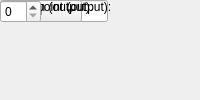
<?xml version="1.0" encoding="UTF-8"?>
<ui version="4.0">
 <class>MainWindow</class>
 <widget class="QMainWindow" name="MainWindow">
  <property name="windowTitle"><string>Address BRAM Vector Accumulator</string></property>
  <widget class="QWidget" name="centralwidget">
   <!-- NOTE: this is a simplified structural mirror of the generated
        <module>_ui.py, not a full round-trip Designer file. Regenerate
        both from the same spec if you need to edit layout by hand. -->
       <widget class="QLabel" name="label_vec_len">
     <property name="text"><string>Vector length:</string></property>
    </widget>
       <widget class="QLineEdit" name="vec_len"/>
       <widget class="QLabel" name="label_arith_type">
     <property name="text"><string>Output type:</string></property>
    </widget>
       <widget class="QComboBox" name="arith_type">
     <item><property name="text"><string>Signed</string></property></item>
     <item><property name="text"><string>Unsigned</string></property></item>
    </widget>
       <widget class="QLabel" name="label_n_bits">
     <property name="text"><string>Bit width (output):</string></property>
    </widget>
       <widget class="QSpinBox" name="n_bits"/>
       <widget class="QLabel" name="label_bin_pt">
     <property name="text"><string>Binary point (output):</string></property>
    </widget>
       <widget class="QSpinBox" name="bin_pt"/>
  </widget>
 </widget>
 <resources/>
 <connections/>
</ui>
